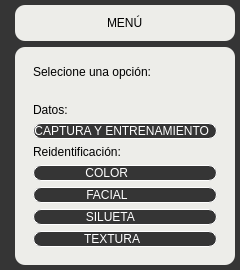
           <widget class="QFrame" name="frame_4">
            <property name="styleSheet">
             <string notr="true">background-color:#353535;
border-radius:10px;</string>
            </property>
            <property name="frameShape">
             <enum>QFrame::StyledPanel</enum>
            </property>
            <property name="frameShadow">
             <enum>QFrame::Raised</enum>
            </property>
            <layout class="QVBoxLayout" name="verticalLayout_4" stretch="1,11">
             <property name="leftMargin">
              <number>15</number>
             </property>
             <property name="topMargin">
              <number>5</number>
             </property>
             <property name="rightMargin">
              <number>5</number>
             </property>
             <property name="bottomMargin">
              <number>5</number>
             </property>
             <item>
              <widget class="QFrame" name="frame_12">
               <property name="styleSheet">
                <string notr="true">background-color: #edede9;</string>
               </property>
               <property name="frameShape">
                <enum>QFrame::StyledPanel</enum>
               </property>
               <property name="frameShadow">
                <enum>QFrame::Raised</enum>
               </property>
               <layout class="QHBoxLayout" name="horizontalLayout_4">
                <item>
                 <spacer name="horizontalSpacer_4">
                  <property name="orientation">
                   <enum>Qt::Horizontal</enum>
                  </property>
                  <property name="sizeHint" stdset="0">
                   <size>
                    <width>65</width>
                    <height>18</height>
                   </size>
                  </property>
                 </spacer>
                </item>
                <item>
                 <widget class="QLabel" name="label_3">
                  <property name="styleSheet">
                   <string notr="true">font: 14pt &quot;Franklin Gothic Book&quot;;
color: black;
</string>
                  </property>
                  <property name="text">
                   <string>MENÚ</string>
                  </property>
                 </widget>
                </item>
                <item>
                 <spacer name="horizontalSpacer_5">
                  <property name="orientation">
                   <enum>Qt::Horizontal</enum>
                  </property>
                  <property name="sizeHint" stdset="0">
                   <size>
                    <width>65</width>
                    <height>18</height>
                   </size>
                  </property>
                 </spacer>
                </item>
               </layout>
              </widget>
             </item>
             <item>
              <widget class="QFrame" name="frame_13">
               <property name="styleSheet">
                <string notr="true">QFrame{
background-color:#edede9;
}
QPushButton{
font: 10pt &quot;Franklin Gothic Book&quot;;
background-color: #353535;
color: white;
border-radius:8px;
border: 1px solid white;
}
QPushButton:hover{
background-color: #6c757d;
}

QPushButton:disabled {  
background-color: #6c757d;
}
</string>
               </property>
               <property name="frameShape">
                <enum>QFrame::StyledPanel</enum>
               </property>
               <property name="frameShadow">
                <enum>QFrame::Raised</enum>
               </property>
               <layout class="QVBoxLayout" name="verticalLayout_5" stretch="1,10">
                <item>
                 <widget class="QFrame" name="frame_19">
                  <property name="frameShape">
                   <enum>QFrame::StyledPanel</enum>
                  </property>
                  <property name="frameShadow">
                   <enum>QFrame::Raised</enum>
                  </property>
                  <layout class="QVBoxLayout" name="verticalLayout_19">
                   <item>
                    <widget class="QLabel" name="label_9">
                     <property name="styleSheet">
                      <string notr="true">font: 12pt &quot;Franklin Gothic Book&quot;;
color: black;</string>
                     </property>
                     <property name="text">
                      <string>Selecione una opción:</string>
                     </property>
                    </widget>
                   </item>
                  </layout>
                 </widget>
                </item>
                <item>
                 <widget class="QFrame" name="frame_14">
                  <property name="frameShape">
                   <enum>QFrame::StyledPanel</enum>
                  </property>
                  <property name="frameShadow">
                   <enum>QFrame::Raised</enum>
                  </property>
                  <layout class="QVBoxLayout" name="verticalLayout_10">
                   <item>
                    <widget class="QLabel" name="label_7">
                     <property name="styleSheet">
                      <string notr="true">font: 12pt &quot;Franklin Gothic Book&quot;;
color: black</string>
                     </property>
                     <property name="text">
                      <string>Datos:</string>
                     </property>
                    </widget>
                   </item>
                   <item>
                    <widget class="QPushButton" name="bt_entrenamiento">
                     <property name="layoutDirection">
                      <enum>Qt::RightToLeft</enum>
                     </property>
                     <property name="text">
                      <string>CAPTURA Y ENTRENAMIENTO  </string>
                     </property>
                     <property name="icon">
                      <iconset>
                       <normaloff>imagenes/icons8-mapa-de-calor-48.png</normaloff>imagenes/icons8-mapa-de-calor-48.png</iconset>
                     </property>
                     <property name="iconSize">
                      <size>
                       <width>38</width>
                       <height>38</height>
                      </size>
                     </property>
                    </widget>
                   </item>
                   <item>
                    <widget class="QLabel" name="label_8">
                     <property name="styleSheet">
                      <string notr="true">font: 12pt &quot;Franklin Gothic Book&quot;;
color: black</string>
                     </property>
                     <property name="text">
                      <string>Reidentificación:</string>
                     </property>
                    </widget>
                   </item>
                   <item>
                    <widget class="QPushButton" name="bt_color">
                     <property name="layoutDirection">
                      <enum>Qt::RightToLeft</enum>
                     </property>
                     <property name="text">
                      <string>COLOR           </string>
                     </property>
                     <property name="icon">
                      <iconset>
                       <normaloff>imagenes/icons8-color-64.png</normaloff>imagenes/icons8-color-64.png</iconset>
                     </property>
                     <property name="iconSize">
                      <size>
                       <width>38</width>
                       <height>38</height>
                      </size>
                     </property>
                    </widget>
                   </item>
                   <item>
                    <widget class="QPushButton" name="bt_facial">
                     <property name="layoutDirection">
                      <enum>Qt::RightToLeft</enum>
                     </property>
                     <property name="text">
                      <string>FACIAL           </string>
                     </property>
                     <property name="icon">
                      <iconset>
                       <normaloff>imagenes/icons8-facial-64.png</normaloff>imagenes/icons8-facial-64.png</iconset>
                     </property>
                     <property name="iconSize">
                      <size>
                       <width>38</width>
                       <height>38</height>
                      </size>
                     </property>
                    </widget>
                   </item>
                   <item>
                    <widget class="QPushButton" name="bt_silueta">
                     <property name="layoutDirection">
                      <enum>Qt::RightToLeft</enum>
                     </property>
                     <property name="text">
                      <string>SILUETA         </string>
                     </property>
                     <property name="icon">
                      <iconset>
                       <normaloff>imagenes/silueta.png</normaloff>imagenes/silueta.png</iconset>
                     </property>
                     <property name="iconSize">
                      <size>
                       <width>38</width>
                       <height>38</height>
                      </size>
                     </property>
                    </widget>
                   </item>
                   <item>
                    <widget class="QPushButton" name="bt_textura">
                     <property name="layoutDirection">
                      <enum>Qt::RightToLeft</enum>
                     </property>
                     <property name="text">
                      <string>TEXTURA        </string>
                     </property>
                     <property name="icon">
                      <iconset>
                       <normaloff>imagenes/icons8-invertir-selección-100.png</normaloff>imagenes/icons8-invertir-selección-100.png</iconset>
                     </property>
                     <property name="iconSize">
                      <size>
                       <width>38</width>
                       <height>38</height>
                      </size>
                     </property>
                    </widget>
                   </item>
                  </layout>
                 </widget>
                </item>
               </layout>
              </widget>
             </item>
            </layout>
           </widget>
